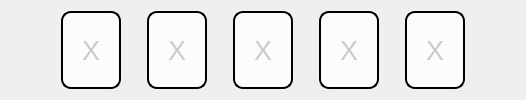
     <widget class="QWidget" name="widget_8" native="true">
      <property name="sizePolicy">
       <sizepolicy hsizetype="Preferred" vsizetype="Preferred">
        <horstretch>0</horstretch>
        <verstretch>0</verstretch>
       </sizepolicy>
      </property>
      <property name="maximumSize">
       <size>
        <width>16777215</width>
        <height>100</height>
       </size>
      </property>
      <property name="styleSheet">
       <string notr="true">border: 0px solid black;
margin-left: 60px;
margin-right: 60px;
padding: 0px;</string>
      </property>
      <layout class="QHBoxLayout" name="horizontalLayout_2">
       <item>
        <spacer name="horizontalSpacer">
         <property name="orientation">
          <enum>Qt::Horizontal</enum>
         </property>
         <property name="sizeHint" stdset="0">
          <size>
           <width>40</width>
           <height>20</height>
          </size>
         </property>
        </spacer>
       </item>
       <item>
        <widget class="QFrame" name="frame_2">
         <property name="minimumSize">
          <size>
           <width>0</width>
           <height>0</height>
          </size>
         </property>
         <property name="maximumSize">
          <size>
           <width>80</width>
           <height>16777215</height>
          </size>
         </property>
         <property name="styleSheet">
          <string notr="true">margin-left: 10px;
margin-right: 10px;
border-radius: 10px;
background-color: rgba(255,255,255,200);
border: 2px solid black;</string>
         </property>
         <property name="frameShape">
          <enum>QFrame::StyledPanel</enum>
         </property>
         <property name="frameShadow">
          <enum>QFrame::Raised</enum>
         </property>
         <layout class="QHBoxLayout" name="horizontalLayout_9">
          <item>
           <widget class="QLabel" name="label_2">
            <property name="font">
             <font>
              <pointsize>20</pointsize>
             </font>
            </property>
            <property name="styleSheet">
             <string notr="true">border: 0px;
padding: 0px;
background-color: rgba(0,0,0,0);
color: rgba(0,0,0,50)</string>
            </property>
            <property name="text">
             <string>X</string>
            </property>
            <property name="alignment">
             <set>Qt::AlignCenter</set>
            </property>
           </widget>
          </item>
         </layout>
        </widget>
       </item>
       <item>
        <widget class="QFrame" name="frame_3">
         <property name="maximumSize">
          <size>
           <width>80</width>
           <height>16777215</height>
          </size>
         </property>
         <property name="styleSheet">
          <string notr="true">margin-left: 10px;
margin-right: 10px;
border-radius: 10px;
background-color: rgba(255,255,255,200);
border: 2px solid black;</string>
         </property>
         <property name="frameShape">
          <enum>QFrame::StyledPanel</enum>
         </property>
         <property name="frameShadow">
          <enum>QFrame::Raised</enum>
         </property>
         <layout class="QHBoxLayout" name="horizontalLayout_5">
          <item>
           <widget class="QLabel" name="label_3">
            <property name="font">
             <font>
              <pointsize>20</pointsize>
             </font>
            </property>
            <property name="styleSheet">
             <string notr="true">border: 0px;
padding: 0px;
background-color: rgba(0,0,0,0);
color: rgba(0,0,0,50)</string>
            </property>
            <property name="text">
             <string>X</string>
            </property>
            <property name="alignment">
             <set>Qt::AlignCenter</set>
            </property>
           </widget>
          </item>
         </layout>
        </widget>
       </item>
       <item>
        <widget class="QFrame" name="frame_5">
         <property name="maximumSize">
          <size>
           <width>80</width>
           <height>16777215</height>
          </size>
         </property>
         <property name="styleSheet">
          <string notr="true">margin-left: 10px;
margin-right: 10px;
border-radius: 10px;
background-color: rgba(255,255,255,200);
border: 2px solid black;</string>
         </property>
         <property name="frameShape">
          <enum>QFrame::StyledPanel</enum>
         </property>
         <property name="frameShadow">
          <enum>QFrame::Raised</enum>
         </property>
         <layout class="QHBoxLayout" name="horizontalLayout_6">
          <item>
           <widget class="QLabel" name="label_4">
            <property name="font">
             <font>
              <pointsize>20</pointsize>
             </font>
            </property>
            <property name="styleSheet">
             <string notr="true">border: 0px;
padding: 0px;
background-color: rgba(0,0,0,0);
color: rgba(0,0,0,50)</string>
            </property>
            <property name="text">
             <string>X</string>
            </property>
            <property name="alignment">
             <set>Qt::AlignCenter</set>
            </property>
           </widget>
          </item>
         </layout>
        </widget>
       </item>
       <item>
        <widget class="QFrame" name="frame_4">
         <property name="maximumSize">
          <size>
           <width>80</width>
           <height>16777215</height>
          </size>
         </property>
         <property name="styleSheet">
          <string notr="true">margin-left: 10px;
margin-right: 10px;
border-radius: 10px;
background-color: rgba(255,255,255,200);
border: 2px solid black;</string>
         </property>
         <property name="frameShape">
          <enum>QFrame::StyledPanel</enum>
         </property>
         <property name="frameShadow">
          <enum>QFrame::Raised</enum>
         </property>
         <layout class="QHBoxLayout" name="horizontalLayout_7">
          <item>
           <widget class="QLabel" name="label_5">
            <property name="font">
             <font>
              <pointsize>20</pointsize>
             </font>
            </property>
            <property name="styleSheet">
             <string notr="true">border: 0px;
padding: 0px;
background-color: rgba(0,0,0,0);
color: rgba(0,0,0,50)</string>
            </property>
            <property name="text">
             <string>X</string>
            </property>
            <property name="alignment">
             <set>Qt::AlignCenter</set>
            </property>
           </widget>
          </item>
         </layout>
        </widget>
       </item>
       <item>
        <widget class="QFrame" name="frame">
         <property name="maximumSize">
          <size>
           <width>80</width>
           <height>16777215</height>
          </size>
         </property>
         <property name="styleSheet">
          <string notr="true">margin-left: 10px;
margin-right: 10px;
border-radius: 10px;
background-color: rgba(255,255,255,200);
border: 2px solid black;</string>
         </property>
         <property name="frameShape">
          <enum>QFrame::Panel</enum>
         </property>
         <property name="frameShadow">
          <enum>QFrame::Raised</enum>
         </property>
         <layout class="QHBoxLayout" name="horizontalLayout_8">
          <item>
           <widget class="QLabel" name="label_6">
            <property name="font">
             <font>
              <pointsize>20</pointsize>
             </font>
            </property>
            <property name="styleSheet">
             <string notr="true">border: 0px;
padding: 0px;
background-color: rgba(0,0,0,0);
color: rgba(0,0,0,50)</string>
            </property>
            <property name="text">
             <string>X</string>
            </property>
            <property name="alignment">
             <set>Qt::AlignCenter</set>
            </property>
           </widget>
          </item>
         </layout>
        </widget>
       </item>
       <item>
        <spacer name="horizontalSpacer_2">
         <property name="orientation">
          <enum>Qt::Horizontal</enum>
         </property>
         <property name="sizeHint" stdset="0">
          <size>
           <width>40</width>
           <height>20</height>
          </size>
         </property>
        </spacer>
       </item>
      </layout>
     </widget>
